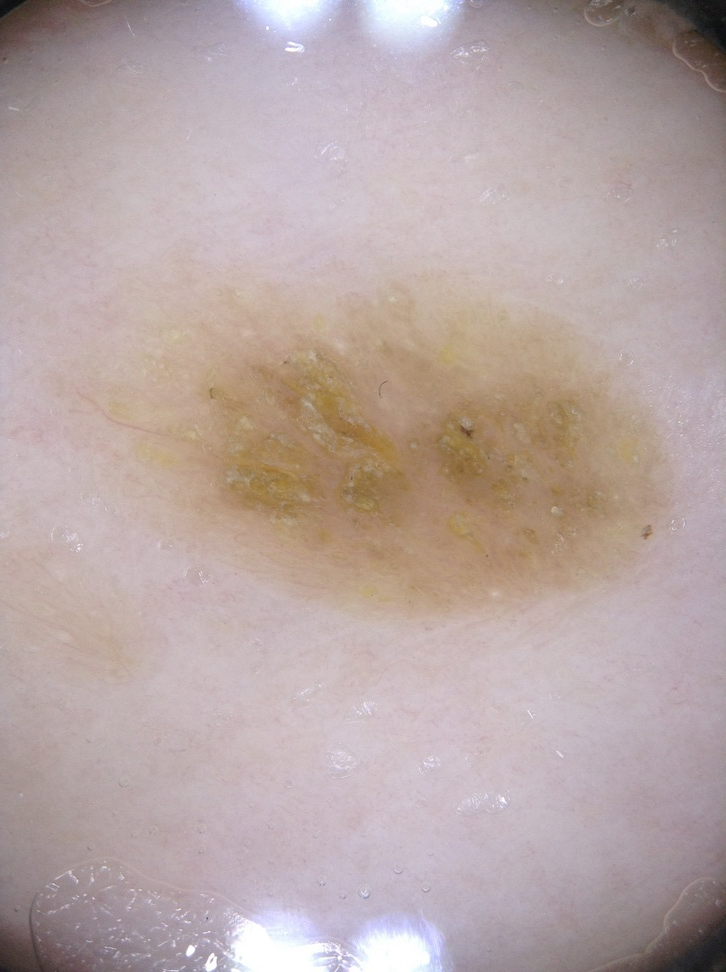
#> input picture extratest/Skin_Infection. (2).jpg, 726 x 972 px, shrunk from 1936 x 2592 before the run
$ python -i IPP.py   (imports and definitions only)
#> lines starting #> are read from the running program, lines starting #| are printed output that depends on the picture
import pickle

import cv2
import os,os.path
from sklearn.cross_validation import train_test_split
import numpy as np
from sklearn.neighbors import KNeighborsClassifier


def histogram_equalization(image):
    equ = cv2.equalizeHist(image)
    return equ


def noise_removal(image):
    dst = cv2.fastNlMeansDenoisingColored(image, None, 10, 10, 7, 21)
    return dst


def grayScale_enhansment(image):
    gray = cv2.cvtColor(image, cv2.COLOR_BGR2GRAY)
    return gray


def pre_processing(image):
    image_nr = noise_removal(image)  # Noise Removal
    image_gray = grayScale_enhansment(image_nr)  # Gray scale
    image_heq = histogram_equalization(image_gray)  # Histogram Equalization
    return image_heq


# [87 lines left out: functions feature_extraction, main, train, extratesting, not called in this run]

# [1 line not run here, left out]

>>> import cv2
>>> picture = cv2.imread('extratest/Skin_Infection. (2).jpg')
#> picture is the input picture: shape (972, 726, 3); mean B, G, R 164.4, 166.5, 183.3
>>> result = pre_processing(picture)
#> in grayScale_enhansment, `gray = cv2.cvtColor(image, cv2.COLOR_BGR2GRAY)`:
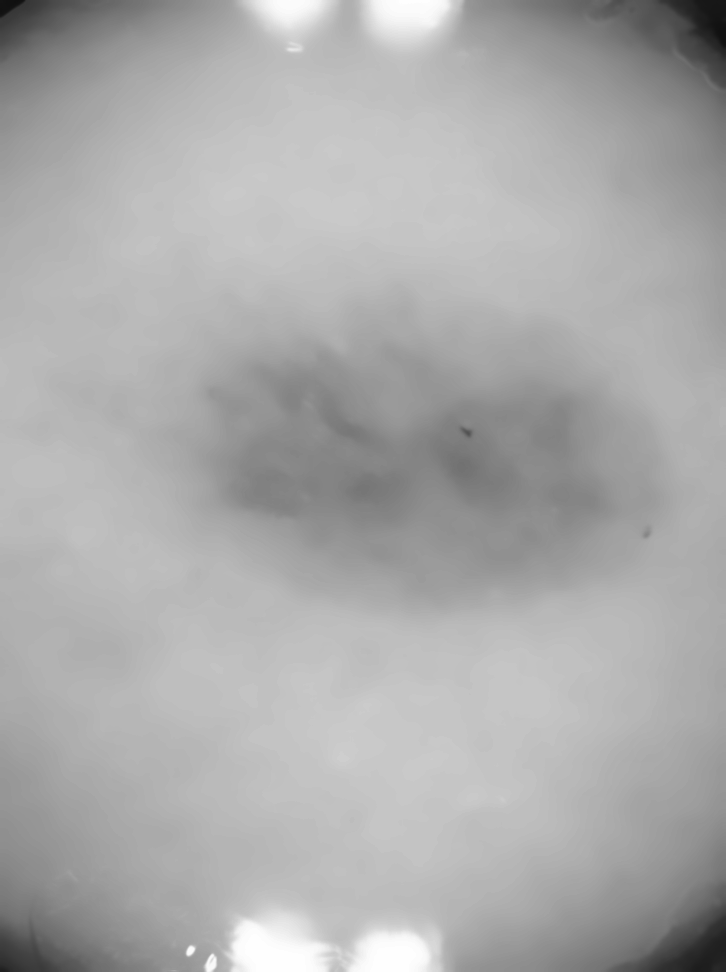
#> gray: shape (972, 726); min 16, max 254, mean 171.1
#> in histogram_equalization, `equ = cv2.equalizeHist(image)`:
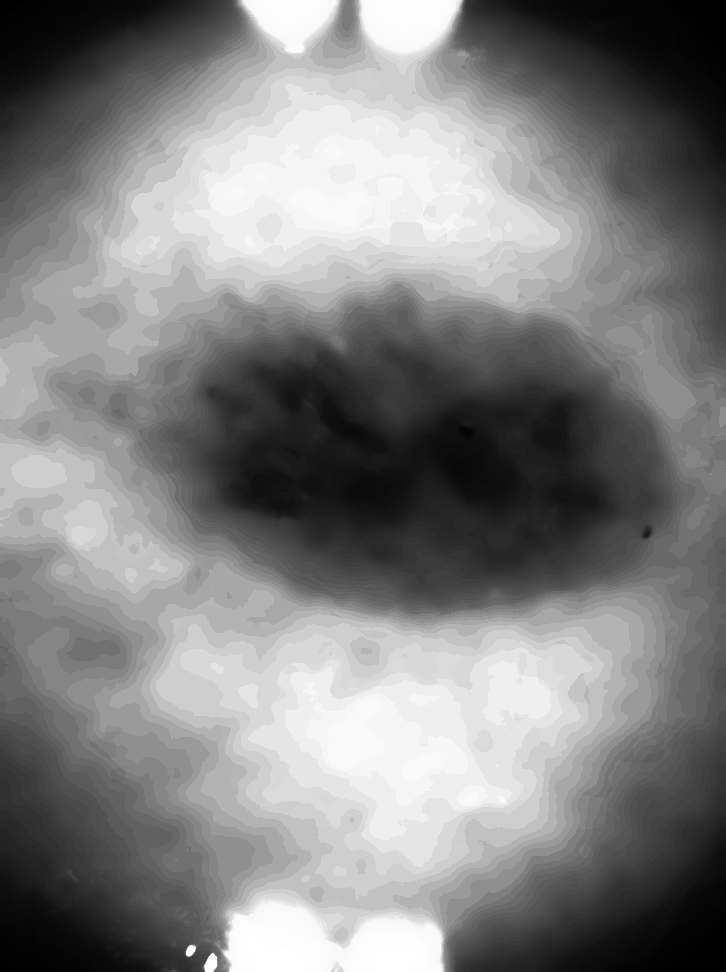
#> equ: shape (972, 726); min 0, max 255, mean 130.1
